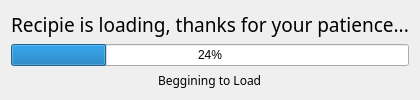
<?xml version="1.0" encoding="UTF-8"?>
<ui version="4.0">
 <class>FormLoading</class>
 <widget class="QWidget" name="FormLoading">
  <property name="geometry">
   <rect>
    <x>0</x>
    <y>0</y>
    <width>500</width>
    <height>125</height>
   </rect>
  </property>
  <property name="sizePolicy">
   <sizepolicy hsizetype="Fixed" vsizetype="Fixed">
    <horstretch>0</horstretch>
    <verstretch>0</verstretch>
   </sizepolicy>
  </property>
  <property name="contextMenuPolicy">
   <enum>Qt::NoContextMenu</enum>
  </property>
  <property name="windowTitle">
   <string>Form</string>
  </property>
  <layout class="QVBoxLayout" name="verticalLayout">
   <property name="sizeConstraint">
    <enum>QLayout::SetFixedSize</enum>
   </property>
   <item>
    <layout class="QHBoxLayout" name="horizontalLayout">
     <item alignment="Qt::AlignHCenter">
      <widget class="QLabel" name="labelLoadingWelcome">
       <property name="font">
        <font>
         <family>Source Sans Pro</family>
         <pointsize>14</pointsize>
        </font>
       </property>
       <property name="text">
        <string>Recipie is loading, thanks for your patience...</string>
       </property>
      </widget>
     </item>
    </layout>
   </item>
   <item>
    <widget class="QProgressBar" name="progressBar">
     <property name="value">
      <number>24</number>
     </property>
    </widget>
   </item>
   <item>
    <layout class="QHBoxLayout" name="horizontalLayout_2">
     <item alignment="Qt::AlignHCenter">
      <widget class="QLabel" name="labelLoadingMessage">
       <property name="font">
        <font>
         <family>Source Sans Pro</family>
        </font>
       </property>
       <property name="text">
        <string>Beggining to Load</string>
       </property>
      </widget>
     </item>
    </layout>
   </item>
  </layout>
 </widget>
 <resources/>
 <connections/>
</ui>
